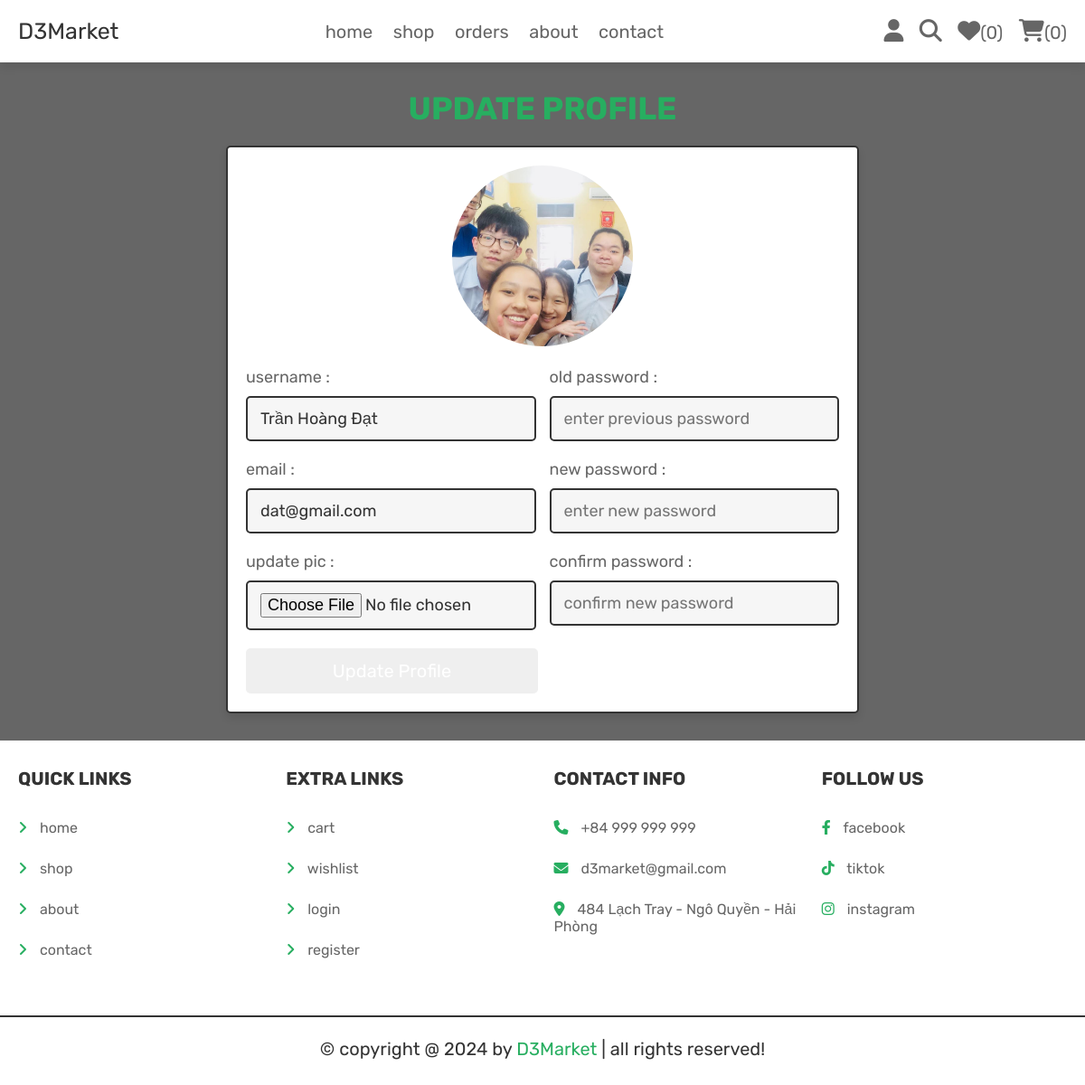
Page /user_profile_update.php (signed in) on the committed database.
### tables this page shows
CREATE TABLE `users` (
  `id` int(100) NOT NULL,
  `name` varchar(100) NOT NULL,
  `email` varchar(100) NOT NULL,
  `password` varchar(100) NOT NULL,
  `user_type` varchar(20) NOT NULL DEFAULT 'user',
  `image` varchar(100) NOT NULL
);

### user_profile_update.php (the view, shortened to what this page needs)
<?php
@include 'config.php';
?>
<!DOCTYPE html>
<html lang="en">
<head>
   <link rel="stylesheet" href="https://cdnjs.cloudflare.com/ajax/libs/font-awesome/6.1.1/css/all.min.css">
   <link rel="stylesheet" href="css/components.css">
</head>
<body>
<?php include 'header.php'; ?>
<section class="update-profile">
   <h1 class="title">update profile</h1>
   <form action="" method="POST" enctype="multipart/form-data">
      <img src="uploaded_img/<?= $fetch_profile['image']; ?>" alt="">
      <div class="flex">
         <div class="inputBox">
            <span>username :</span>
            <input type="text" name="name" value="<?= $fetch_profile['name']; ?>" placeholder="update username" required class="box">
            <span>email :</span>
            <input type="email" name="email" value="<?= $fetch_profile['email']; ?>" placeholder="update email" required class="box">
            <span>update pic :</span>
            <input type="file" name="image" accept="image/jpg, image/jpeg, image/png" class="box">
         </div>
         <div class="inputBox">
            <span>old password :</span>
            <input type="password" name="update_pass" placeholder="enter previous password" class="box">
            <span>new password :</span>
            <input type="password" name="new_pass" placeholder="enter new password" class="box">
            <span>confirm password :</span>
            <input type="password" name="confirm_pass" placeholder="confirm new password" class="box">
         </div>
      </div>
      <div class="flex-btn">
         <input type="submit" class="btn" value="update profile" name="update_profile">
         <a href="home.php" class="option-btn">go back</a>
      </div>
   </form>
</section>
<?php include 'footer.php'; ?>
</body>
</html>

### css/components.css (style rules this page uses)
:root { --green:#27ae60; --orange:#f39c12; --red:#e74c3c; --black:#333; --light-color:#666; --white:#fff; --light-bg:#f6f6f6; --border:.2rem solid var(--black); --box-shadow:0 .5rem 1rem rgba(0,0,0,.1); --purple:#800080; }
* { font-family: 'Rubik', sans-serif; margin:0; padding:0; box-sizing: border-box; outline: none; border:none; text-decoration: none; color:var(--black); }
body { background-color: var(--light-color) ; }
html { font-size: 62.5%; overflow-x: hidden; scroll-behavior: smooth; scroll-padding-top: 6.5rem; }
section { padding:3rem 2rem; max-width: 1200px; margin:0 auto; }
.btn, .delete-btn, .option-btn { display: block; width: 100%; margin-top: 1rem; border-radius: .5rem; color:var(--white); font-size: 2rem; padding:1.3rem 3rem; text-transform: capitalize; cursor: pointer; text-align: center; }
.flex-btn { display: flex; flex-wrap: wrap; gap:1rem; }
.flex-btn > * { flex:1; }
.title { text-align: center; margin-bottom: 2rem; text-transform: uppercase; color:var(--green); font-size: 3.5rem; }
.update-profile form { max-width: 70rem; margin: 0 auto; background-color: var(--white); box-shadow: var(--box-shadow); border:var(--border); border-radius: .5rem; padding:2rem; text-align: center; }
.update-profile form .flex { display: flex; gap:1.5rem; justify-content: space-between; }
.update-profile form img { height: 20rem; width: 20rem; margin-bottom: 1rem; border-radius: 50%; object-fit: cover; }
.update-profile form .inputBox { text-align: left; width: 49%; }
.update-profile form .inputBox span { display: block; padding-top: 1rem; font-size: 1.8rem; color:var(--light-color); }
.update-profile form .inputBox .box { width: 100%; padding:1.2rem 1.4rem; font-size: 1.8rem; color:var(--black); border:var(--border); border-radius: .5rem; margin:1rem 0; background-color: var(--light-bg); }

### rows in the picture
users: image (picture), name "Trần Hoàng Đạt", email "dat@gmail.com"

### other values in the picture
$count_wishlist_items->rowCount() "0"
$count_cart_items->rowCount() "0"
